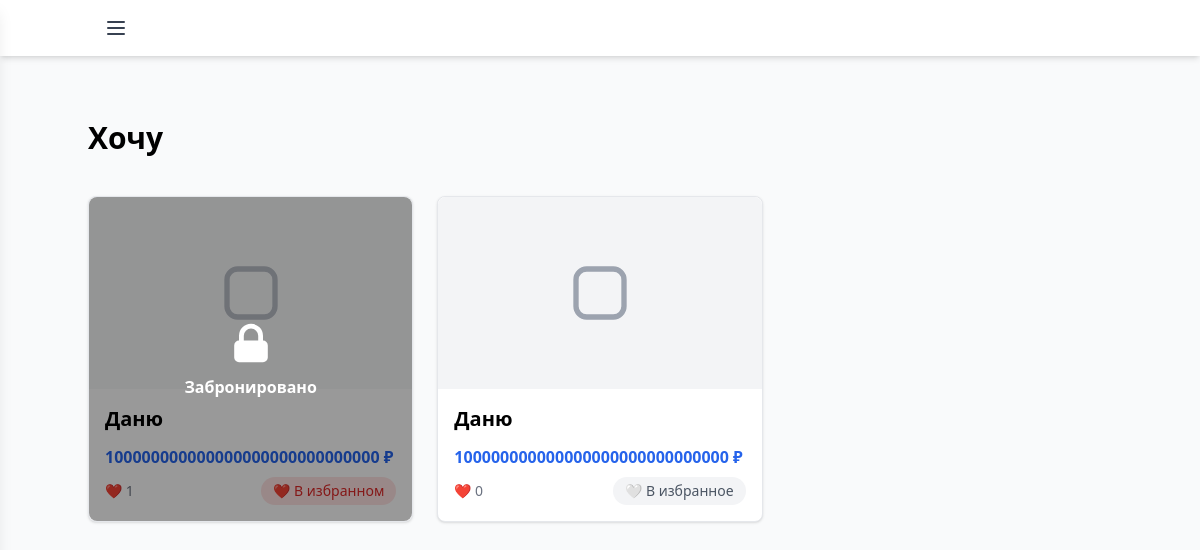
The page /wishlist/3/ (signed in) on the database its author committed.
### wishlist/models.py (models this page shows, shortened)
class Wishlist(models.Model):
    user = models.ForeignKey(User, on_delete=models.CASCADE)
    title = models.CharField(max_length=200)
    description = models.TextField()
    created_at = models.DateTimeField(auto_now_add=True)
    likes = models.IntegerField(default=0)

class Wish(models.Model):
    wishlist = models.ForeignKey(Wishlist, on_delete=models.CASCADE)
    item_name = models.CharField(max_length=200)
    item_description = models.TextField()
    item_url = models.URLField()
    item_price = models.FloatField()
    item_image = models.ImageField(upload_to="images/", null=True, blank=True)
    created_at = models.DateTimeField(auto_now_add=True)
    @property
    def is_reserved(self):
        return hasattr(self, 'wishreserved_set') and self.wishreserved_set.exists()

### wishlist/views.py (the view)
# urls.py: path("wishlist/<int:wishlist_id>/", views.wishlist_detail, name="wishlist_detail"),
def wishlist_detail(request, wishlist_id):
    try:
        wishlist = Wishlist.objects.get(id=wishlist_id)
        wishes = Wish.objects.filter(wishlist=wishlist).annotate(
            favorites_count=Count('wishfav')
        )
        if request.user.is_authenticated:
            for wish in wishes:
                wish.is_favorite = WishFav.objects.filter(
                    wish=wish,
                    user=request.user
                ).exists()
        return render(request, "wishlist_item.html", {
            "wishlist": wishlist,
            "wishes": wishes
        })
    except Wishlist.DoesNotExist:
        return HttpResponse("Wishlist not found", status=404)

### wishlist/templates/wishlist_item.html (shortened to what this page needs)
{% extends 'base.html' %}
{% block content %}
<script src="https://cdn.tailwindcss.com"></script>
<div class="max-w-5xl mx-auto py-8">
    <div class="flex justify-between items-start mb-8">
        <div>
            <h1 class="text-3xl font-bold mb-2">{{ wishlist.title }}</h1>
        </div>
    </div>
    <div class="grid grid-cols-1 sm:grid-cols-2 md:grid-cols-3 gap-6">
        {% for item in wishes %}
        <div class="block bg-white rounded-lg shadow hover:shadow-lg transition cursor-pointer border border-gray-200 hover:border-blue-400 relative"
            onclick="openItemModal({{ item.id }})"
            data-item='{
                "name": "{{ item.item_name|escapejs }}",
                "desc": "{{ item.item_description|escapejs }}",
                "price": "{{ item.item_price|default_if_none:"" }}",
                "link": "{{ item.item_url|default_if_none:""|escapejs }}",
                "image": "{% if item.item_image %}{{ item.item_image.url }}{% endif %}",
                "is_reserved": "{{ item.is_reserved|default:False }}",
                "reserved_by_me": "{{ item.reserved_by_me|default:False }}"
            }'>
            {% if item.is_reserved %}
            <div class="absolute inset-0 bg-black bg-opacity-40 rounded-lg z-10 flex items-center justify-center">
                <div class="text-white text-center">
                    <svg class="w-12 h-12 mx-auto mb-2" fill="currentColor" viewBox="0 0 20 20">
                        <path fill-rule="evenodd" d="M5 9V7a5 5 0 0110 0v2a2 2 0 012 2v5a2 2 0 01-2 2H5a2 2 0 01-2-2v-5a2 2 0 012-2zm8-2v2H7V7a3 3 0 016 0z" clip-rule="evenodd"/>
                    </svg>
                    <span class="font-semibold">Забронировано</span>
                </div>
            </div>
            {% endif %}
            {% if item.item_image %}
            <img src="{{ item.item_image.url }}" alt="{{ item.item_name }}"
                class="w-full h-48 object-cover rounded-t-lg {% if item.is_reserved %}opacity-70{% endif %}">
            {% else %}
            <div class="w-full h-48 bg-gray-100 flex items-center justify-center rounded-t-lg text-gray-400 text-6xl {% if item.is_reserved %}opacity-70{% endif %}">
                <svg xmlns="http://www.w3.org/2000/svg" class="h-16 w-16" fill="none" viewBox="0 0 24 24"
                    stroke="currentColor">
                    <path stroke-linecap="round" stroke-linejoin="round" stroke-width="2"
                        d="M3 7v10a4 4 0 004 4h10a4 4 0 004-4V7a4 4 0 00-4-4H7a4 4 0 00-4 4z" />
                </svg>
            </div>
            {% endif %}
            <div class="p-4">
                <h2 class="text-xl font-semibold mb-1 truncate">{{ item.item_name }}</h2>
                {% if item.item_price %}
                <div class="text-blue-600 font-bold mb-1">{{ item.item_price }} ₽</div>
                {% endif %}
                <div class="flex justify-between items-center mt-2">
                    <div class="text-gray-500 text-sm">
                        <span>❤️ {{ item.favorites_count }}</span>
                    </div>
                    {% if user.is_authenticated %}
                    <button onclick="event.stopPropagation(); toggleFavorite({{ item.id }})"
                            class="px-3 py-1 text-sm rounded-full {% if item.is_favorite %}bg-red-100 text-red-600{% else %}bg-gray-100 text-gray-600{% endif %} hover:bg-red-100 hover:text-red-600 transition-colors">
                        {% if item.is_favorite %}
                        ❤️ В избранном
                        {% else %}
                        🤍 В избранное
                        {% endif %}
                    </button>
                    {% endif %}
                </div>
            </div>
        </div>
        {% empty %}
        <div class="col-span-3 text-center text-gray-400 py-12">Вишлист пуст</div>
        {% endfor %}
    </div>
</div>
{% endblock %}

### rows shown on the page
Wishlist: title "Хочу"
Wish: shows "Забронировано", item_name "Даню", item_price "100000000000000000000000000000", favorites_count "1", shows "❤️ В избранном"
Wish: item_name "Даню", item_price "100000000000000000000000000000", favorites_count "0", shows "🤍 В избранное"
